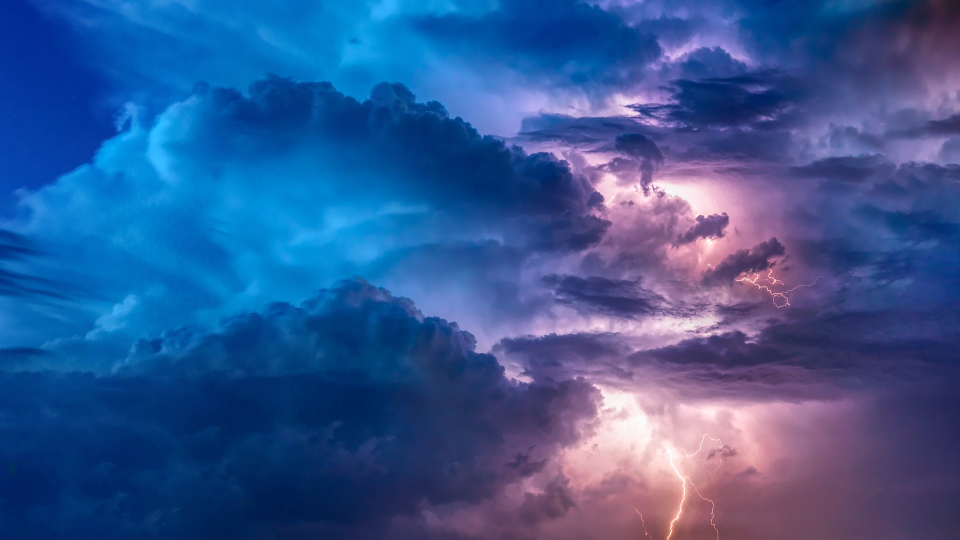
#> input picture 5. 이미지, 음성/Clouds.jpg, 1920 x 1080 px (shown at 1/2 size)
$ jupyter execute Image.ipynb
#> lines starting #> are read from the running program, lines starting #| are printed output that depends on the picture
[cell 1]
from PIL import Image
import numpy as np
import matplotlib.pyplot as plt

[cell 2]
im = Image.open('Clouds.jpg') # 이미지 파일 열기
#> im is the input picture: PIL image 1920x1080 RGB; mean R, G, B 53, 87.6, 147
im.show()                     # 이미지 파일 보여주기

[cell 3]
box = (100, 100, 1000, 1000)  # 자를 부분 정하기
region = im.crop(box)         # 이미지 파일 자르기
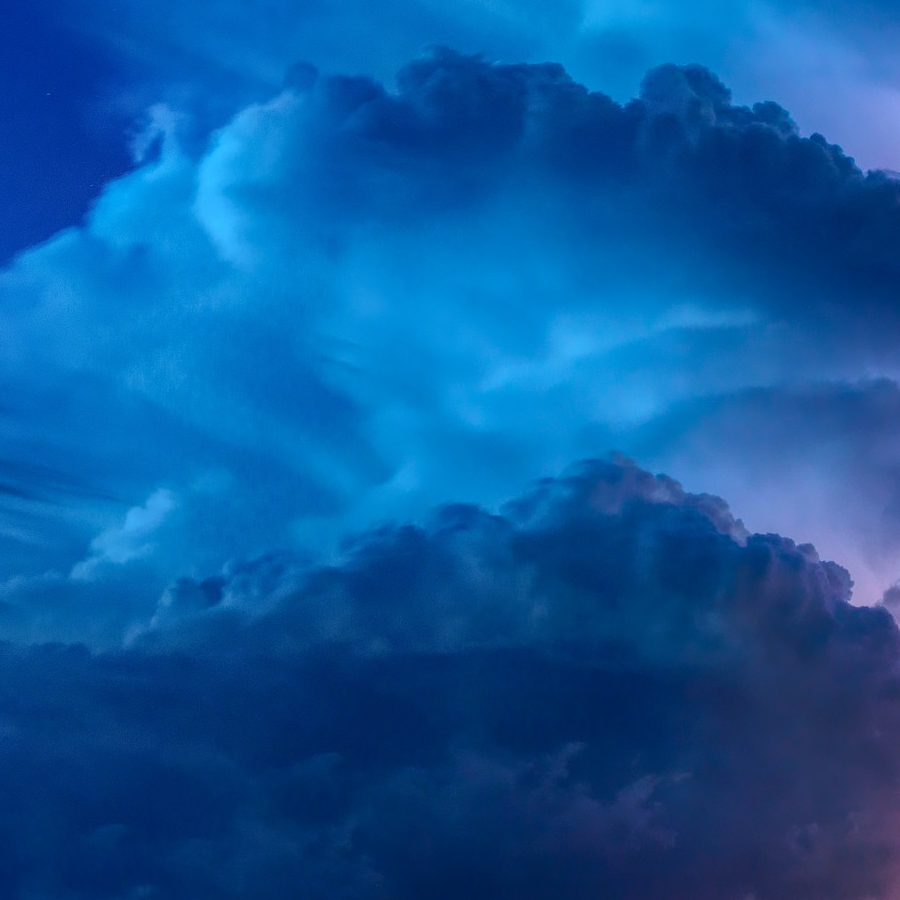
#> region: PIL image 900x900 RGB; mean R, G, B 12.3, 87.3, 156.3
region.show()

[cell 4]
small = im.resize((100, 100)) # 이미지 크기 조절
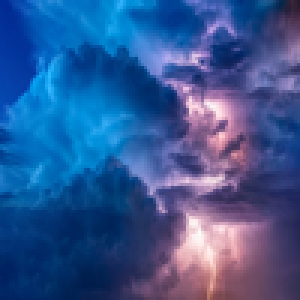
#> small: PIL image 100x100 RGB (shown 3 times larger); mean R, G, B 53, 87.6, 147
small.show()

[cell 5]
Right = im.rotate(270)        # 이미지 270도 왼쪽을 돌리기
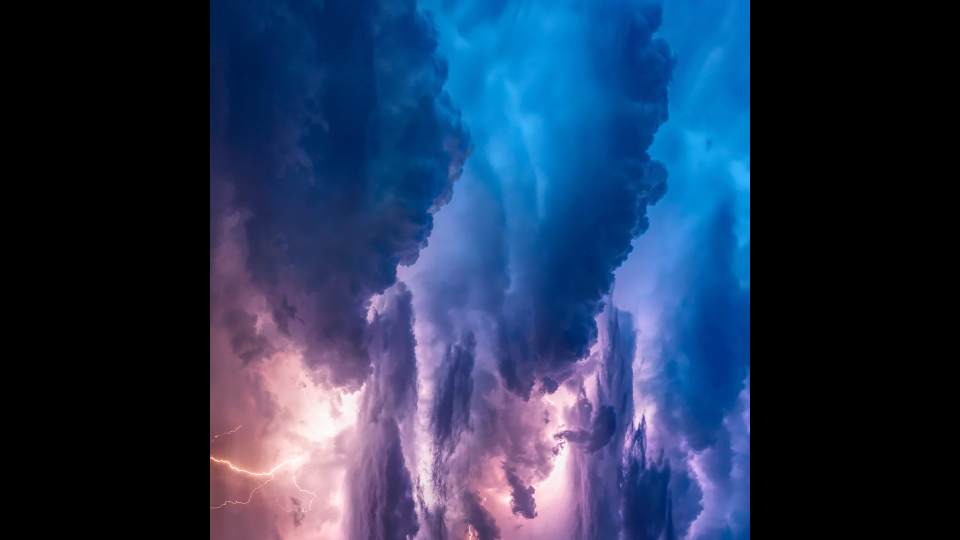
#> Right: PIL image 1920x1080 RGB (shown at 1/2 size); mean R, G, B 35.7, 53.4, 85.2
Right.show()

[cell 6]
Mirror = im.transpose(Image.Transpose.FLIP_LEFT_RIGHT) # 이미지 좌우 바꾸기
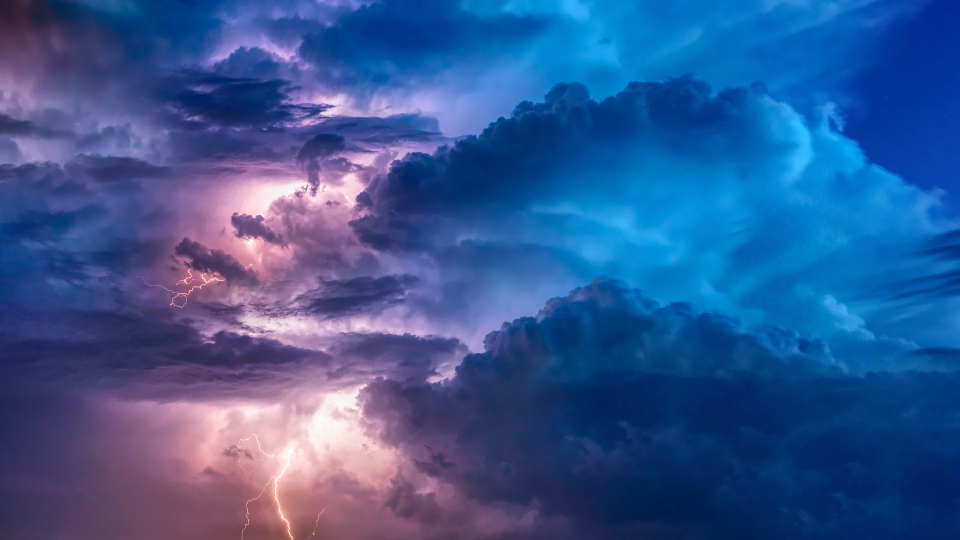
#> Mirror: PIL image 1920x1080 RGB (shown at 1/2 size); mean R, G, B 53, 87.6, 147
Mirror.show()

[cell 7]
from PIL import ImageFilter
Filter = im.filter(ImageFilter.SMOOTH_MORE) # 이미지 더 선명하게 보이는 필터 추가
Filter.show()
